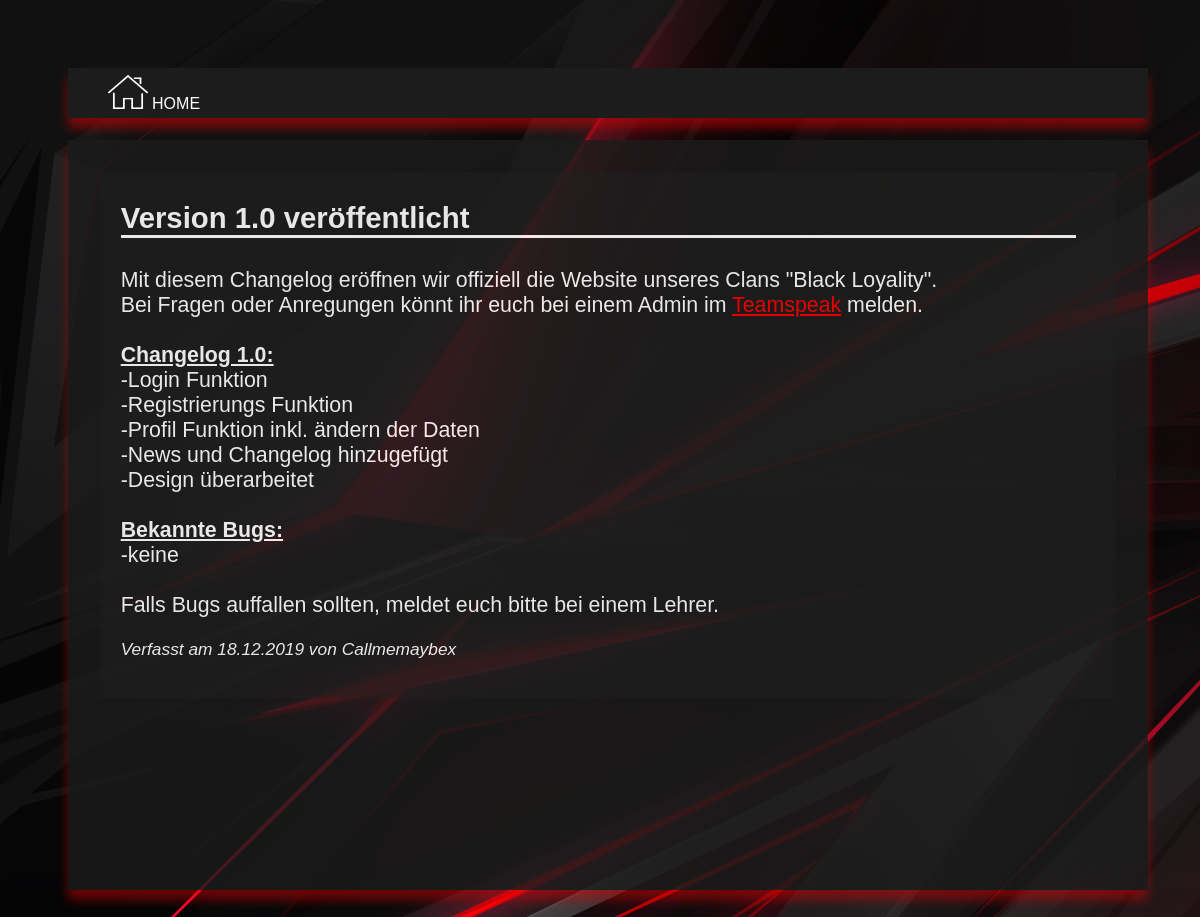
Screenshot of /index.php?page=news&title=Version 1.0 veröffentlicht with the database file from the repository.
### tables this page shows
CREATE TABLE `news` (
  `n_id` int(100) NOT NULL,
  `n_eintrag` varchar(100) NOT NULL,
  `n_datum` varchar(50) NOT NULL,
  `n_autor` varchar(50) NOT NULL,
  `n_text` text NOT NULL
);

### htdocs/News.php (the view, shortened to what this page needs)
<div id="reglog">
	<div id="news_start">
		<div id="startnews">
		<?php
			$nid = $_GET["title"];
			$connect = new mysqli('localhost', 'root', 'aneLX1smurf!','user');
			$connect->set_charset("utf8");
			$abfrage = "Select n_eintrag,n_text,n_datum,n_autor from news where n_eintrag='$nid'";
			$ergebnis = $connect->query($abfrage);
			if($ergebnis->num_rows> 0){
				while($row=$ergebnis->fetch_assoc()) {
					$i = 1;
					$news[$i] = array($row["n_eintrag"],$row["n_text"],$row["n_datum"],$row["n_autor"]);
					$date = date_create($news[$i][2]);
					$datum = date_format($date, 'd.m.Y');
					echo '<p style="font-size: 22pt; border-bottom: solid; width: 96%;"><b>'.$news[$i][0].'</b></p>
					<p style="font-size: 16pt;">'.$news[$i][1].'</p>
					<p style="font-size: 13pt;"><i>Verfasst am '.$datum.' von '.$news[$i][3].'</i></p>';
				}
			}
		?>
		</div>
	</div>
</div>

### htdocs/media/style.css (style rules this page uses)
a { color: red; }
body { background-image: url("background.jpg"); background-repeat:no-repeat; }
#reglog { position: relative; background-color: rgb(28,28,28, 0.9); opacity: 0.9; width: 100%; float: left; margin-top: 2%; font-family: arial; color: rgba(225, 0, 4, 0.5); font-size: 14pt; height: 750px; z-index: 1; box-shadow: 0 10px 10px rgba(225, 0, 4, 0.5); }
#news_start { position: relative; background-color: rgb(30,30,30); color: white; margin-left: 3%; margin-top: 3%; float: left; width: 94%; box-sizing: border-box; height: auto; z-index: 2; }
#startnews { padding: 0 0 2% 2%; float: left; height: 85%; width: 98%; z-index: 3; overflow: auto; }

### rows the page displays
news: n_eintrag "Version 1.0 veröffentlicht", n_text "Mit diesem Changelog eröffnen wir offiziell die Website unseres Clans \"Black Loyality\". Bei Fragen oder Anregungen könnt ihr euch bei einem Admin im Teamspeak melden. Changelog 1.0: -Login Funktion -Registrierungs Funktion -Profil Funktion inkl. ändern der Daten -News und Changelog hinzugefügt -Design überarbeitet Bekannte Bugs: -keine Falls Bugs auffallen sollten, meldet euch bitte bei einem Lehrer.", n_datum "18.12.2019", n_autor "Callmemaybex"
